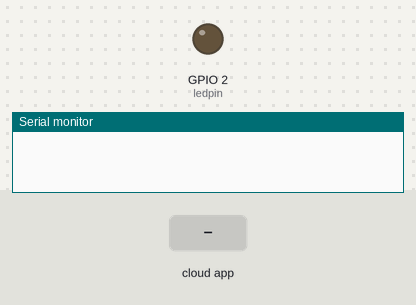
Bench run of a sketch on a simulated ESP32. On the bench: output pins drawn as LEDs (lit = HIGH), the last lines printed to the serial monitor. Inputs (shaded band) come from the test bench. WiFi joins after 1.5 s; servers stay silent unless stated.

Above: at 2.7 s.
2.8 s: the phone or cloud app sets switch1 to 1
At 4.2 s:
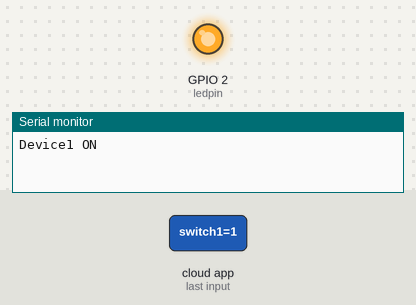
4.5 s: the phone or cloud app sets switch1 to 0
At 5.4 s:
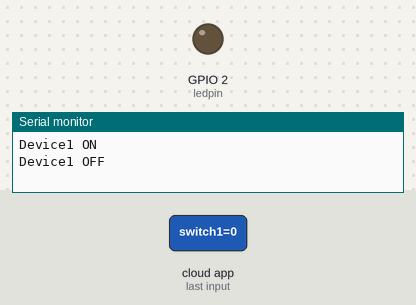
Timing chart, 0 to 7.5 s (numbered marks = the images above; inputs shaded):
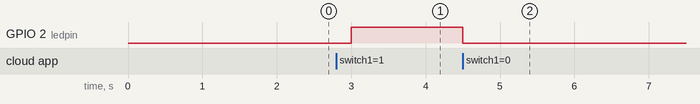

Measured:
- after the input at 2.8 s, GPIO 2 (ledpin): LOW → HIGH after 0.20 s
- after the input at 4.5 s, GPIO 2 (ledpin): HIGH → LOW at once

The sketch:

alexa_led_aug04a.ino
```cpp
#include "arduino_secrets.h"
/*
  Sketch generated by the Arduino IoT Cloud Thing "Untitled"
  https://create.arduino.cc/cloud/things/c0bf9131-a27d-451a-be39-b799ca444fe1

  Arduino IoT Cloud Variables description

  The following variables are automatically generated and updated when changes are made to the Thing

  CloudLight switch1;

  Variables which are marked as READ/WRITE in the Cloud Thing will also have functions
  which are called when their values are changed from the Dashboard.
  These functions are generated with the Thing and added at the end of this sketch.
*/

#include "thingProperties.h"
#define ledpin 2
void setup() {
  // Initialize serial and wait for port to open:
  Serial.begin(9600);
  // This delay gives the chance to wait for a Serial Monitor without blocking if none is found
  delay(1500);
pinMode(ledpin,OUTPUT);
  // Defined in thingProperties.h
  initProperties();

  // Connect to Arduino IoT Cloud
  ArduinoCloud.begin(ArduinoIoTPreferredConnection);

  /*
     The following function allows you to obtain more information
     related to the state of network and IoT Cloud connection and errors
     the higher number the more granular information you’ll get.
     The default is 0 (only errors).
     Maximum is 4
 */
  setDebugMessageLevel(2);
  ArduinoCloud.printDebugInfo();
}

void loop() {
  ArduinoCloud.update();
  // Your code here


}


/*
  Since Switch1 is READ_WRITE variable, onSwitch1Change() is
  executed every time a new value is received from IoT Cloud.
*/
void onSwitch1Change()  {
   if (switch1 == 1)
  {
    digitalWrite(ledpin, HIGH);
    Serial.println("Device1 ON");

  }
  else
  {
    digitalWrite(ledpin, LOW);
    Serial.println("Device1 OFF");

  }
}


/*
  Since Servo is READ_WRITE variable, onServoChange() is
  executed every time a new value is received from IoT Cloud.
*/
void onServoChange()  {
  // Add your code here to act upon Servo change
}
```

arduino_secrets.h
```cpp
#define SECRET_SSID ""
#define SECRET_PASS ""
#define SECRET_DEVICE_KEY ""
```

thingProperties.h
```cpp
// Code generated by Arduino IoT Cloud, DO NOT EDIT.

#include <ArduinoIoTCloud.h>
#include <Arduino_ConnectionHandler.h>

const char DEVICE_LOGIN_NAME[]  = "5829f3ed-d79c-4ea2-841a-0455f6a85faa";

const char SSID[]               = SECRET_SSID;    // Network SSID (name)
const char PASS[]               = SECRET_PASS;    // Network password (use for WPA, or use as key for WEP)
const char DEVICE_KEY[]  = SECRET_DEVICE_KEY;    // Secret device password

void onSwitch1Change();

CloudLight switch1;

void initProperties(){

  ArduinoCloud.setBoardId(DEVICE_LOGIN_NAME);
  ArduinoCloud.setSecretDeviceKey(DEVICE_KEY);
  ArduinoCloud.addProperty(switch1, READWRITE, ON_CHANGE, onSwitch1Change);

}

WiFiConnectionHandler ArduinoIoTPreferredConnection(SSID, PASS);
```
